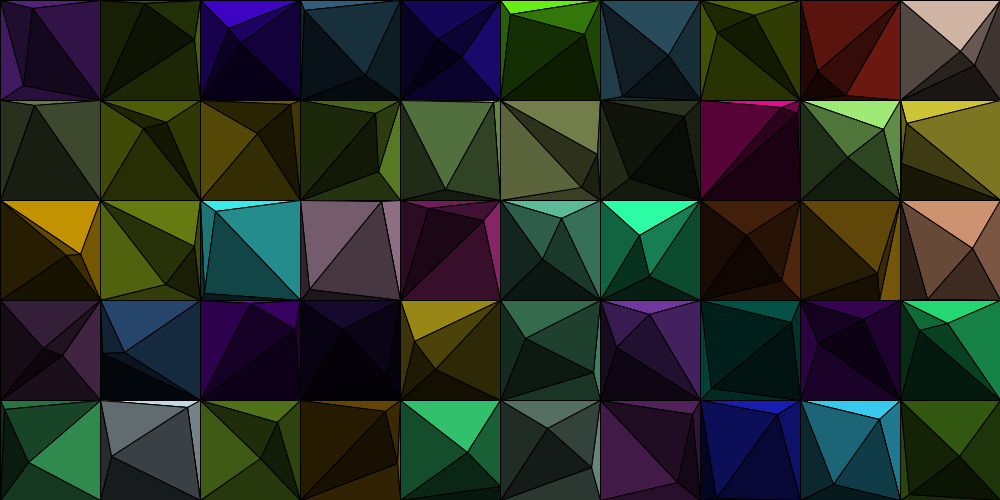
Frame 1 (no input)
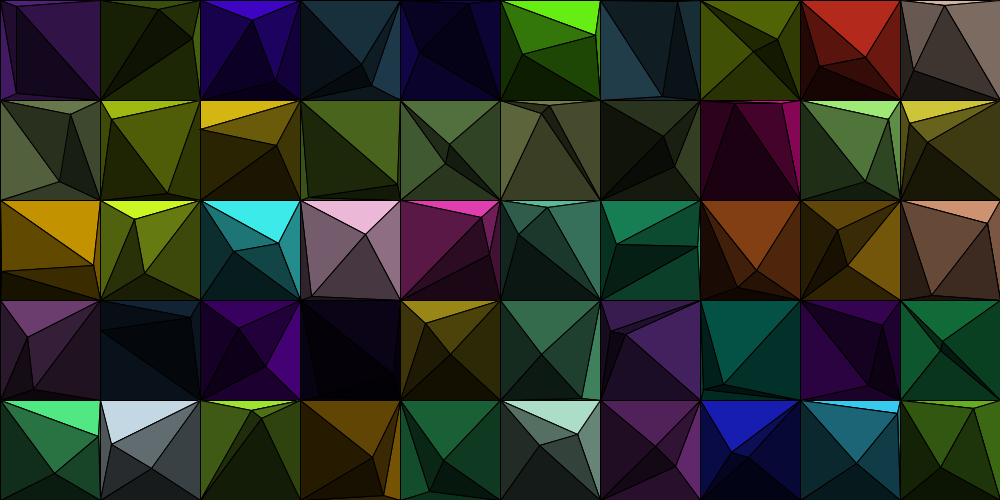
Frame 60 (the mouse pressed at the canvas centre just before this capture)
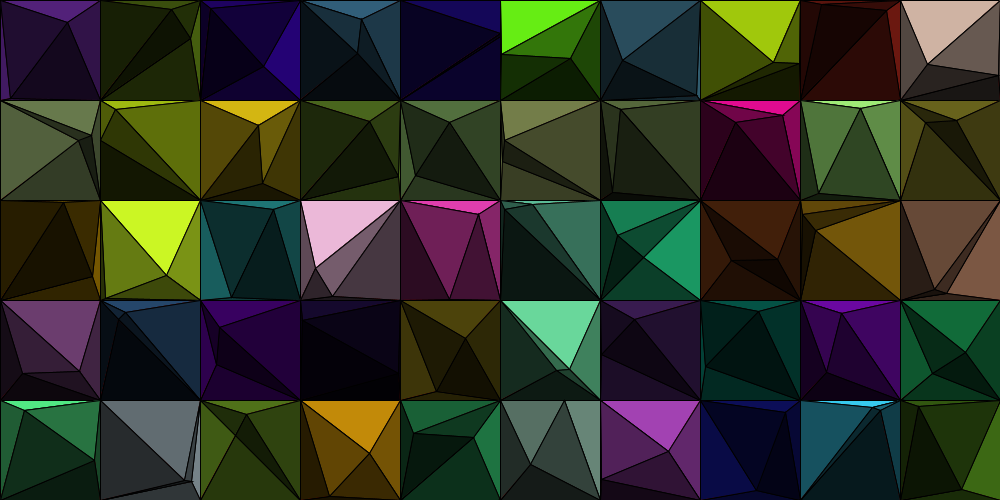
Frame 120 (the mouse held since frame 60 and released just before this capture)

The Processing sketch that drew these frames (run headless with seeded random() and noise(); from frame 60 on, the mouse is pressed at the canvas centre):

// Processing sketch: TriangleTexture
// ── TriangleTexture.pde
int rows = 10;
int cols = 10;
Field fs[] = new Field[rows * cols];
Object m;
int fieldSize = 100;

void setup(){
  size(1000, 500);
  int n = 0;
  
  for(int i = 0; i < rows; i++){
    for(int j = 0; j < cols; j++){
      fs[n] = new Field(j*fieldSize, i*fieldSize, fieldSize, fieldSize, false, 2);
      n++;
    }
  }  
  
  
  
  //fs[n] = new Field(0, 0, 500, 500, false, 5);
  //fs[n] = new Field(400, 400, 400, 400, false);
}

void draw(){
  clear();
  background(255,0,0);
  for(int i = 0; i < fs.length; i++){
    fs[i].step();
  }
  for(int i = 0; i < fs.length; i++){
    fs[i].draw();
  }
}
// ── Field.pde

public class Field{
  int numNeighbors = 4;
  int numNodes;
  float xOffset, yOffset, xMax, yMax;
  float speedDif = 30;
  float speedScale = 7;
  float r, g, b;
  Particle[] particles; 
  int maxDist = 1000;
  boolean sameDir;
  
  public Field(float xOffset, float yOffset, float xMax, float yMax, boolean sameDir, int numNodes){
    this.xOffset = xOffset;
    this.yOffset = yOffset;
    this.xMax = xMax;
    this.yMax = yMax;
    this.sameDir = sameDir;
    this.numNodes = numNodes;
    particles = new Particle[numNodes];
    r = random(255);
    g = random(255);
    b = random(255);
    for(int i = 0; i < numNodes; i ++){
      particles[i] = new Particle(xMax, yMax, speedDif, speedScale, numNeighbors, sameDir, numNodes, particles);
    }
  }
  
  void drawTriangles(){
    color c;
    float x0, y0, x1, y1, x2, y2, x3, y3;
    for(int i = 0; i < numNodes; i++){
      x0 = particles[i].neighbors[0].x;
      x1 = particles[i].neighbors[1].x;
      x2 = particles[i].neighbors[2].x;
      x3 = particles[i].neighbors[3].x;
      y0 = particles[i].neighbors[0].y;
      y1 = particles[i].neighbors[1].y;
      y2 = particles[i].neighbors[2].y;
      y3 = particles[i].neighbors[3].y;

      //stroke(c);
      beginShape(TRIANGLE_FAN);
      vertex(particles[i].x + xOffset, particles[i].y + yOffset);
      c = color(r/(i+1), g/(i+1), b/(i+1));
      fill(c);
      vertex(x0 + xOffset, y0 + yOffset);
      vertex(x1 + xOffset, y1 + yOffset);
      c = color(.6*r/(i+1), .6*g/(i+1), .6*b/(i+1));
      fill(c);
      vertex(x2 + xOffset, y2 + yOffset);
      c = color(.25*r/(i+1), .25*g/(i+1), .25*b/(i+1));
      fill(c);
      vertex(x3 + xOffset, y3 + yOffset);
      c = color(.4*r/(i+1), .4*g/(i+1), .4*b/(i+1));
      fill(c);
      vertex(x0 + xOffset, y0 + yOffset);
      endShape();
    }
  }

  
  void draw(){
    drawTriangles();
    //drawSquares();
  }
  
  void step(){
    for(int i = 0; i < numNodes; i++){
      particles[i].applyMovement();
    }
    for(int i = 0; i < numNodes; i++){
      particles[i].getNeighbors();
    }
  }
}

// ── Particle.pde
public class Particle{
  float x, y, speed, xDir, yDir, xMax, yMax;
  int numNodes;
  double distances[];
  Particle neighbors[];
  Particle nodes[];
  
  public Particle(){

  }

  public Particle(float xMax, float yMax, float maxSpeed, float speedScale, int numNeighbors, boolean sameDir, int numNodes, Particle[] nodes){
    x = random(xMax);
    y = random(yMax);
    this.xMax = xMax;
    this.yMax = yMax;
    this.numNodes = numNodes;
    this.nodes = nodes;
    speed = random(maxSpeed) / speedScale;
    xDir = random(2) - 1;
    yDir = random(2) - 1;
    if(sameDir){
      xDir = Math.abs(xDir);
      yDir = Math.abs(yDir);
    }
    distances = new double[numNeighbors];
    neighbors = new Particle[numNeighbors];
    for(int i = 0; i < numNeighbors; i++){
      distances[i] = 0;
    }
  }
  
  public void applyMovement(){ 
    x = (x + (speed * xDir));
    y = (y + (speed * yDir));
    if(x < 0){
      x = 0;
      xDir = -xDir;
    }
    if(y < 0){
      y = 0;
      yDir = -yDir;
    }
    if(x > xMax){
      x = xMax;
      xDir = -xDir;
    }
    if(y > yMax){
      y = yMax;
      yDir = -yDir;
    }
  }
  
  public void getNeighbors(){
    double currDist[] = new double[neighbors.length];
    double tmp;
    for(int i = 0; i < neighbors.length; i++){
      currDist[i] = 9999999;
    }
    for(int i = 0; i < neighbors.length; i++){
      neighbors[i] = null;
    }
    
    for(int i = 0; i < numNodes; i++){
      if(nodes[i] != this){
        tmp = Math.sqrt(Math.pow((x - nodes[i].x), 2) + Math.pow((y - nodes[i].y), 2));

        if(nodes[i].x <= x && nodes[i].y <= y && tmp < currDist[0]){
          currDist[0] = tmp;
          neighbors[0] = nodes[i];
        }
        else if(nodes[i].x >= x && nodes[i].y <= y && tmp < currDist[1]){
          currDist[1] = tmp;
          neighbors[1] = nodes[i];
        }
        else if(nodes[i].x >= x && nodes[i].y >= y && tmp < currDist[2]){
          currDist[2] = tmp;
          neighbors[2] = nodes[i];
        }
        else if(nodes[i].x <= x && nodes[i].y >= y && tmp < currDist[3]){
          currDist[3] = tmp;
          neighbors[3] = nodes[i];
        }
      }
    }
    for(int i = 0; i < neighbors.length; i++){
      if(neighbors[i] == null){
         Particle t = new Particle();
        switch(i){
          case 0:
            neighbors[i] = t;
            t.x = 0;
            t.y = 0;
            break;
          case 1:
            neighbors[i] = t;
            t.x = xMax;
            t.y = 0;
            break;
          case 2:
            neighbors[i] = t;
            t.x = xMax;
            t.y = yMax;
            break;
          case 3:
            neighbors[i] = t;
            t.x = 0;
            t.y = yMax;
            break;
        }
      }
    }
  }
  
  double maxArrayVal(double[] arr){
    double val = arr[0];
    for(int i = 1; i < arr.length; i++){
      if(arr[i] > val) val = arr[i];
    }
    return val;
  }
}
